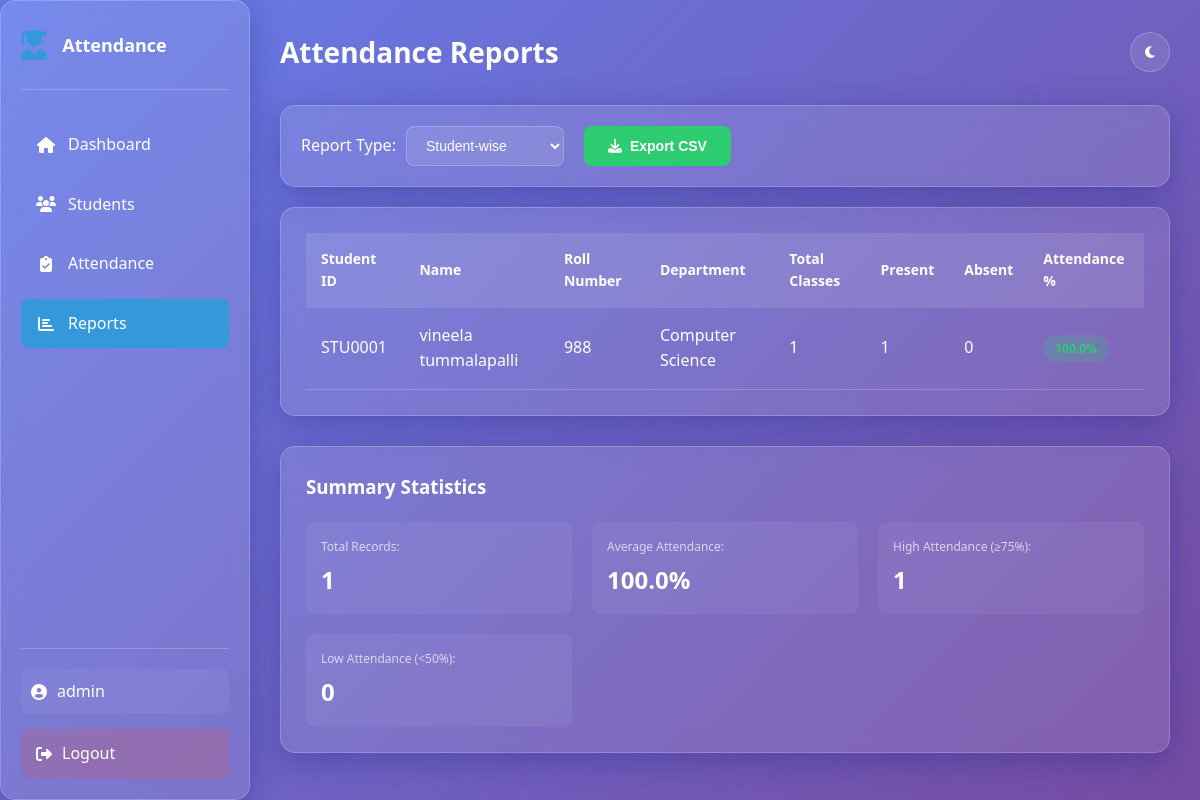
Screenshot of /reports (signed in) with the database file from the repository.
### app.py (models this page shows)
class Student(db.Model):
    id = db.Column(db.Integer, primary_key=True)
    student_id = db.Column(db.String(20), unique=True, nullable=False)
    name = db.Column(db.String(100), nullable=False)
    roll_number = db.Column(db.String(20), unique=True, nullable=False)
    department = db.Column(db.String(50), nullable=False)
    year = db.Column(db.Integer, nullable=False)
    section = db.Column(db.String(10), nullable=False)
    email = db.Column(db.String(100), nullable=False)
    phone = db.Column(db.String(20), nullable=False)
    created_at = db.Column(db.DateTime, default=datetime.utcnow)

### app.py (the view, shortened to what this page needs)
@app.route('/reports')
@login_required
def reports():
    report_type = request.args.get('type', 'student')
    department = request.args.get('department', '')
    month = request.args.get('month', '')
    students = Student.query.all()
    if report_type == 'student':
        report_data = []
        for student in students:
            total_classes = Attendance.query.filter_by(student_id=student.student_id).count()
            present_count = Attendance.query.filter_by(student_id=student.student_id, status='present').count()
            absent_count = total_classes - present_count
            percentage = round((present_count / total_classes * 100), 1) if total_classes > 0 else 0
            report_data.append({
                'student_id': student.student_id,
                'name': student.name,
                'roll_number': student.roll_number,
                'department': student.department,
                'total_classes': total_classes,
                'present_count': present_count,
                'absent_count': absent_count,
                'percentage': percentage
            })
    departments = db.session.query(Student.department).distinct().all()
    return render_template('reports.html',
                         report_type=report_type,
                         report_data=report_data,
                         departments=[d[0] for d in departments],
                         selected_department=department,
                         selected_month=month)

### app.py (called while the page is built)
def login_required(f):
    @wraps(f)
    def decorated_function(*args, **kwargs):
        if 'user_id' not in session:
            return redirect(url_for('login'))
        return f(*args, **kwargs)
    return decorated_function

### templates/reports.html (shortened to what this page needs)
<!DOCTYPE html>
<html lang="en">
<head>
    <link rel="stylesheet" href="{{ url_for('static', filename='css/style.css') }}">
    <link rel="stylesheet" href="https://cdnjs.cloudflare.com/ajax/libs/font-awesome/6.4.0/css/all.min.css">
</head>
<body>
    <div class="app-container">
        <aside class="sidebar glass-effect">
            <div class="sidebar-header">
                <div class="logo">
                    <i class="fas fa-user-graduate"></i>
                </div>
                <h2>Attendance</h2>
            </div>
            <nav class="sidebar-nav">
                <a href="{{ url_for('dashboard') }}" class="nav-item">
                    <i class="fas fa-home"></i>
                    <span>Dashboard</span>
                </a>
                <a href="{{ url_for('students') }}" class="nav-item">
                    <i class="fas fa-users"></i>
                    <span>Students</span>
                </a>
                <a href="{{ url_for('attendance') }}" class="nav-item">
                    <i class="fas fa-clipboard-check"></i>
                    <span>Attendance</span>
                </a>
                <a href="{{ url_for('reports') }}" class="nav-item active">
                    <i class="fas fa-chart-bar"></i>
                    <span>Reports</span>
                </a>
            </nav>
            <div class="sidebar-footer">
                <div class="user-info">
                    <i class="fas fa-user-circle"></i>
                    <span>{{ session.username }}</span>
                </div>
                <a href="{{ url_for('logout') }}" class="logout-btn">
                    <i class="fas fa-sign-out-alt"></i>
                    <span>Logout</span>
                </a>
            </div>
        </aside>
        <main class="main-content">
            <header class="header">
                <h1>Attendance Reports</h1>
                <div class="header-actions">
                    <button class="theme-toggle" id="themeToggle">
                        <i class="fas fa-moon"></i>
                    </button>
                </div>
            </header>
            <div class="report-controls glass-effect">
                <div class="control-group">
                    <label for="reportType">Report Type:</label>
                    <select id="reportType" onchange="changeReportType()">
                        <option value="student" {% if report_type == 'student' %}selected{% endif %}>Student-wise</option>
                    </select>
                </div>
                <div class="control-group">
                    <button class="btn btn-success" onclick="exportReport()">
                        <i class="fas fa-download"></i>
                        Export CSV
                    </button>
                </div>
            </div>
            <div class="table-container glass-effect">
                <table class="data-table">
                    <thead>
                        {% if report_type == 'student' %}
                        <tr>
                            <th>Student ID</th>
                            <th>Name</th>
                            <th>Roll Number</th>
                            <th>Department</th>
                            <th>Total Classes</th>
                            <th>Present</th>
                            <th>Absent</th>
                            <th>Attendance %</th>
                        </tr>
                        {% endif %}
                    </thead>
                    <tbody>
                        {% for item in report_data %}
                        <tr>
                            {% if report_type == 'student' or report_type == 'monthly' %}
                            <td>{{ item.student_id }}</td>
                            <td>{{ item.name }}</td>
                            <td>{{ item.roll_number }}</td>
                            <td>{{ item.department }}</td>
                            <td>{{ item.total_classes }}</td>
                            <td>{{ item.present_count }}</td>
                            <td>{{ item.absent_count }}</td>
                            <td>
                                <span class="percentage-badge {{ 'high' if item.percentage >= 75 else 'medium' if item.percentage >= 50 else 'low' }}">
                                    {{ item.percentage }}%
                                </span>
                            </td>
                            {% endif %}
                        </tr>
                        {% endfor %}
                    </tbody>
                </table>
            </div>
            <div class="stats-summary glass-effect">
                <h3>Summary Statistics</h3>
                <div class="summary-grid">
                    <div class="summary-item">
                        <span class="summary-label">Total Records:</span>
                        <span class="summary-value">{{ report_data|length }}</span>
                    </div>
                    {% if report_type == 'student' or report_type == 'monthly' %}
                    <div class="summary-item">
                        <span class="summary-label">Average Attendance:</span>
                        <span class="summary-value">
                            {% set total_percent = report_data|sum(attribute='percentage') %}
                            {% set avg_percent = (total_percent / report_data|length)|round(1) if report_data else 0 %}
                            {{ avg_percent }}%
                        </span>
                    </div>
                    {% endif %}
                    <div class="summary-item">
                        <span class="summary-label">High Attendance (≥75%):</span>
                        <span class="summary-value">
                            {{ report_data|selectattr('percentage', 'ge', 75)|list|length }}
                        </span>
                    </div>
                    <div class="summary-item">
                        <span class="summary-label">Low Attendance (<50%):</span>
                        <span class="summary-value">
                            {{ report_data|selectattr('percentage', 'lt', 50)|list|length }}
                        </span>
                    </div>
                </div>
            </div>
        </main>
    </div>
</body>
</html>

### rows the page displays
Student: student_id "STU0001", name "vineela tummalapalli", roll_number "988", department "Computer Science", total_classes "1", present_count "1", absent_count "0", percentage "100.0"

### other values shown
{{ session.username }} "admin"
{{ report_data|length }} "1"
{{ avg_percent }} "100.0"
{{ report_data|selectattr('percentage', 'ge', 75)|list|length }} "1"
{{ report_data|selectattr('percentage', 'lt', 50)|list|length }} "0"
